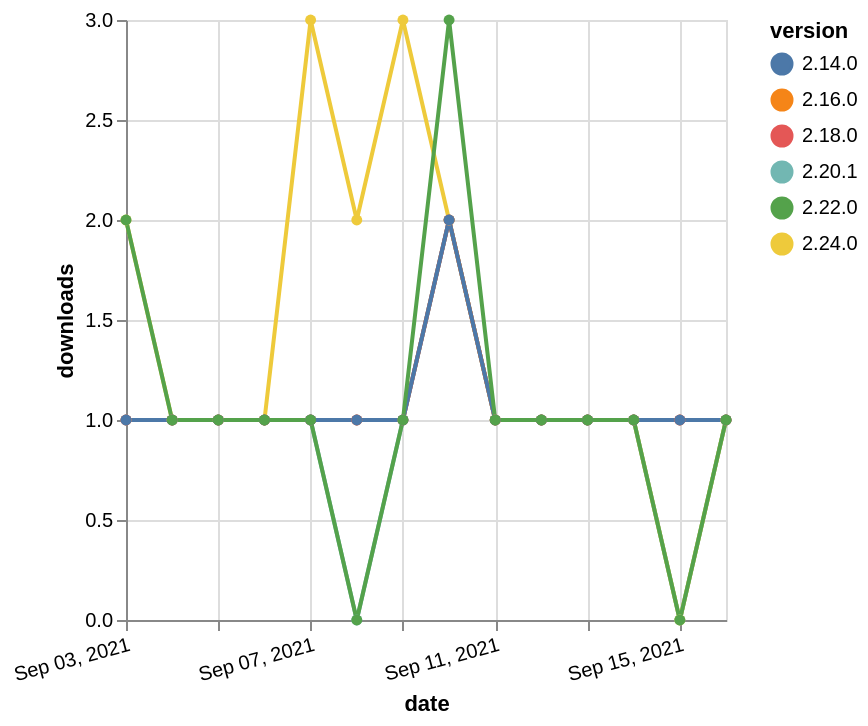

Vega-Lite specification stored for this chart:
### Vega-Lite specification from a JSON file in a GitHub repository (floating-point values rounded to 4 significant figures)
{"$schema": "https://vega.github.io/schema/vega-lite/v5.json", "description": "A simple bar chart with embedded data.", "data": {"values": [{"date": "2021-09-03", "total": 220, "delta": 1, "version": "2.16.0"}, {"date": "2021-09-04", "total": 221, "delta": 1, "version": "2.16.0"}, {"date": "2021-09-05", "total": 222, "delta": 1, "version": "2.16.0"}, {"date": "2021-09-06", "total": 223, "delta": 1, "version": "2.16.0"}, {"date": "2021-09-07", "total": 224, "delta": 1, "version": "2.16.0"}, {"date": "2021-09-08", "total": 225, "delta": 1, "version": "2.16.0"}, {"date": "2021-09-09", "total": 226, "delta": 1, "version": "2.16.0"}, {"date": "2021-09-10", "total": 228, "delta": 2, "version": "2.16.0"}, {"date": "2021-09-11", "total": 229, "delta": 1, "version": "2.16.0"}, {"date": "2021-09-12", "total": 230, "delta": 1, "version": "2.16.0"}, {"date": "2021-09-13", "total": 231, "delta": 1, "version": "2.16.0"}, {"date": "2021-09-14", "total": 232, "delta": 1, "version": "2.16.0"}, {"date": "2021-09-15", "total": 233, "delta": 1, "version": "2.16.0"}, {"date": "2021-09-16", "total": 234, "delta": 1, "version": "2.16.0"}, {"date": "2021-09-03", "total": 231, "delta": 1, "version": "2.20.1"}, {"date": "2021-09-04", "total": 232, "delta": 1, "version": "2.20.1"}, {"date": "2021-09-05", "total": 233, "delta": 1, "version": "2.20.1"}, {"date": "2021-09-06", "total": 234, "delta": 1, "version": "2.20.1"}, {"date": "2021-09-07", "total": 235, "delta": 1, "version": "2.20.1"}, {"date": "2021-09-08", "total": 235, "delta": 0, "version": "2.20.1"}, {"date": "2021-09-09", "total": 236, "delta": 1, "version": "2.20.1"}, {"date": "2021-09-10", "total": 238, "delta": 2, "version": "2.20.1"}, {"date": "2021-09-11", "total": 239, "delta": 1, "version": "2.20.1"}, {"date": "2021-09-12", "total": 240, "delta": 1, "version": "2.20.1"}, {"date": "2021-09-13", "total": 241, "delta": 1, "version": "2.20.1"}, {"date": "2021-09-14", "total": 242, "delta": 1, "version": "2.20.1"}, {"date": "2021-09-15", "total": 242, "delta": 0, "version": "2.20.1"}, {"date": "2021-09-16", "total": 243, "delta": 1, "version": "2.20.1"}, {"date": "2021-09-03", "total": 137, "delta": 2, "version": "2.24.0"}, {"date": "2021-09-04", "total": 138, "delta": 1, "version": "2.24.0"}, {"date": "2021-09-05", "total": 139, "delta": 1, "version": "2.24.0"}, {"date": "2021-09-06", "total": 140, "delta": 1, "version": "2.24.0"}, {"date": "2021-09-07", "total": 143, "delta": 3, "version": "2.24.0"}, {"date": "2021-09-08", "total": 145, "delta": 2, "version": "2.24.0"}, {"date": "2021-09-09", "total": 148, "delta": 3, "version": "2.24.0"}, {"date": "2021-09-10", "total": 150, "delta": 2, "version": "2.24.0"}, {"date": "2021-09-11", "total": 151, "delta": 1, "version": "2.24.0"}, {"date": "2021-09-12", "total": 152, "delta": 1, "version": "2.24.0"}, {"date": "2021-09-13", "total": 153, "delta": 1, "version": "2.24.0"}, {"date": "2021-09-14", "total": 154, "delta": 1, "version": "2.24.0"}, {"date": "2021-09-15", "total": 154, "delta": 0, "version": "2.24.0"}, {"date": "2021-09-16", "total": 155, "delta": 1, "version": "2.24.0"}, {"date": "2021-09-03", "total": 222, "delta": 1, "version": "2.18.0"}, {"date": "2021-09-04", "total": 223, "delta": 1, "version": "2.18.0"}, {"date": "2021-09-05", "total": 224, "delta": 1, "version": "2.18.0"}, {"date": "2021-09-06", "total": 225, "delta": 1, "version": "2.18.0"}, {"date": "2021-09-07", "total": 226, "delta": 1, "version": "2.18.0"}, {"date": "2021-09-08", "total": 227, "delta": 1, "version": "2.18.0"}, {"date": "2021-09-09", "total": 228, "delta": 1, "version": "2.18.0"}, {"date": "2021-09-10", "total": 230, "delta": 2, "version": "2.18.0"}, {"date": "2021-09-11", "total": 231, "delta": 1, "version": "2.18.0"}, {"date": "2021-09-12", "total": 232, "delta": 1, "version": "2.18.0"}, {"date": "2021-09-13", "total": 233, "delta": 1, "version": "2.18.0"}, {"date": "2021-09-14", "total": 234, "delta": 1, "version": "2.18.0"}, {"date": "2021-09-15", "total": 235, "delta": 1, "version": "2.18.0"}, {"date": "2021-09-16", "total": 236, "delta": 1, "version": "2.18.0"}, {"date": "2021-09-03", "total": 274, "delta": 1, "version": "2.14.0"}, {"date": "2021-09-04", "total": 275, "delta": 1, "version": "2.14.0"}, {"date": "2021-09-05", "total": 276, "delta": 1, "version": "2.14.0"}, {"date": "2021-09-06", "total": 277, "delta": 1, "version": "2.14.0"}, {"date": "2021-09-07", "total": 278, "delta": 1, "version": "2.14.0"}, {"date": "2021-09-08", "total": 279, "delta": 1, "version": "2.14.0"}, {"date": "2021-09-09", "total": 280, "delta": 1, "version": "2.14.0"}, {"date": "2021-09-10", "total": 282, "delta": 2, "version": "2.14.0"}, {"date": "2021-09-11", "total": 283, "delta": 1, "version": "2.14.0"}, {"date": "2021-09-12", "total": 284, "delta": 1, "version": "2.14.0"}, {"date": "2021-09-13", "total": 285, "delta": 1, "version": "2.14.0"}, {"date": "2021-09-14", "total": 286, "delta": 1, "version": "2.14.0"}, {"date": "2021-09-15", "total": 287, "delta": 1, "version": "2.14.0"}, {"date": "2021-09-16", "total": 288, "delta": 1, "version": "2.14.0"}, {"date": "2021-09-03", "total": 238, "delta": 2, "version": "2.22.0"}, {"date": "2021-09-04", "total": 239, "delta": 1, "version": "2.22.0"}, {"date": "2021-09-05", "total": 240, "delta": 1, "version": "2.22.0"}, {"date": "2021-09-06", "total": 241, "delta": 1, "version": "2.22.0"}, {"date": "2021-09-07", "total": 242, "delta": 1, "version": "2.22.0"}, {"date": "2021-09-08", "total": 242, "delta": 0, "version": "2.22.0"}, {"date": "2021-09-09", "total": 243, "delta": 1, "version": "2.22.0"}, {"date": "2021-09-10", "total": 246, "delta": 3, "version": "2.22.0"}, {"date": "2021-09-11", "total": 247, "delta": 1, "version": "2.22.0"}, {"date": "2021-09-12", "total": 248, "delta": 1, "version": "2.22.0"}, {"date": "2021-09-13", "total": 249, "delta": 1, "version": "2.22.0"}, {"date": "2021-09-14", "total": 250, "delta": 1, "version": "2.22.0"}, {"date": "2021-09-15", "total": 250, "delta": 0, "version": "2.22.0"}, {"date": "2021-09-16", "total": 251, "delta": 1, "version": "2.22.0"}]}, "width": "container", "mark": {"type": "line", "point": {"filled": true}}, "encoding": {"x": {"field": "date", "type": "temporal", "timeUnit": "yearmonthdate", "title": "date", "axis": {"labelAngle": -15}}, "y": {"field": "delta", "type": "quantitative", "title": "downloads"}, "color": {"field": "version", "type": "nominal"}, "tooltip": {"field": "delta"}}}
